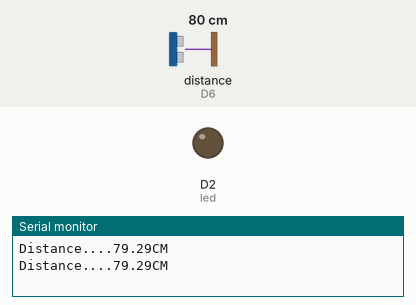
Simulated run of this sketch. Board: ESP8266 (NodeMCU). Parts: output pins drawn as LEDs (lit = HIGH), the last lines printed to the serial monitor. Wiring (inferred from the names in the program): ultrasonic range finder: trigger D5; echo D6. The inputs (shaded band) are chosen by the test bench; at power-on: distance to the obstacle (sensor on D6) 80 cm. The echo pulse lasts 58.3 µs per cm; pins used as bus, display or sensor lines are not drawn.

Above: at 2.8 s.
2.9 s: distance to the obstacle (sensor on D6) set to 7 cm
5.6 s: distance to the obstacle (sensor on D6) set to 4 cm
At 7.2 s:
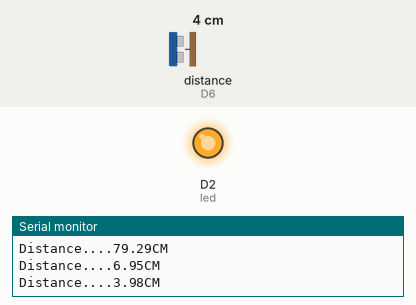
8.3 s: distance to the obstacle (sensor on D6) set to 9 cm
At 10.3 s:
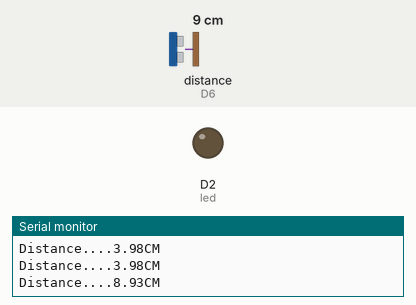
11.5 s: distance to the obstacle (sensor on D6) set to 2 cm
At 13.1 s:
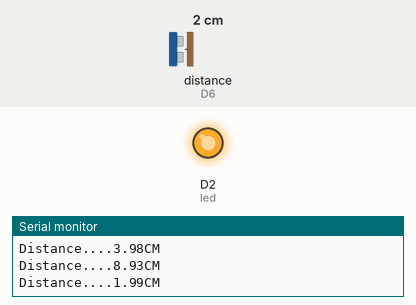
Timing chart, 0 to 14.6 s (numbered marks = the images above; inputs shaded):
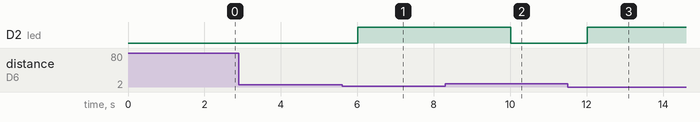

Measured:
- the behaviour switches between 6 and 5 cm on distance to the obstacle (sensor on D6) (found by bisection; images 0 and 1)
- after the input at 5.6 s, D2 (led): LOW → HIGH after 0.41 s
- after the input at 8.3 s, D2 (led): HIGH → LOW after 1.7 s
- after the input at 11.5 s, D2 (led): LOW → HIGH after 0.52 s

The sketch:

ultrasonic.ino
```cpp
#define trig D5
#define echo D6
#define led D2

 void setup ()
{
  Serial.begin(9600);
  pinMode (trig, OUTPUT);     //Trig
  pinMode (echo, INPUT);      //Echo
  pinMode (led , OUTPUT);
}

void loop (){

  long duration;
  float distance;

  //clear the trig pin
  digitalWrite(trig,LOW);
  delayMicroseconds(2);

  //set the trigger pin high fot 10 microseconds
  digitalWrite(trig,HIGH);
  delayMicroseconds(10);
  digitalWrite(trig,LOW);

  //measure the echo pulse width
  duration = pulseIn(echo,HIGH);

  //speed of sound or ultrasonic wave = 343 meters per seconds
  //speed of sound or ultrasonic wave = 0.0343 cm per microseconds
  distance = (duration * 0.034)/2;

  int threshold = 5;
  if (distance < threshold){
	  digitalWrite(led,HIGH);
  }else{
	  digitalWrite(led,LOW);
  }

  //print the distance on serial monitor
  Serial.print("Distance....");
  Serial.print(distance);
  Serial.println("CM");

  delay(2000);
}
```
